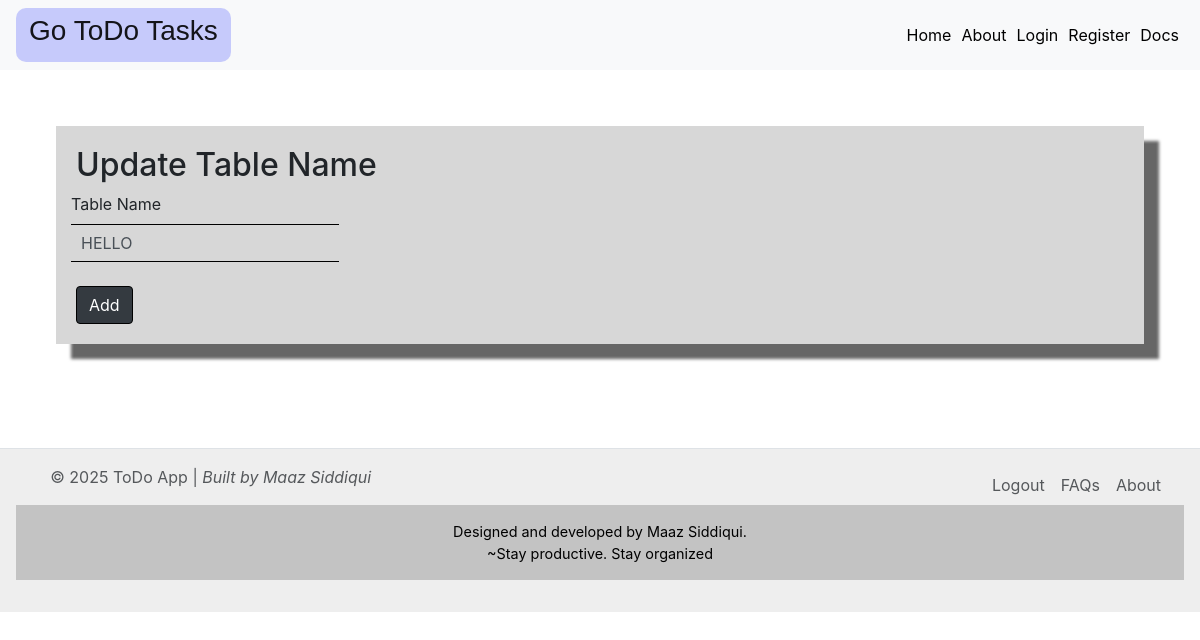
The page /edit-table/2 (signed in) on the database as committed earlier.
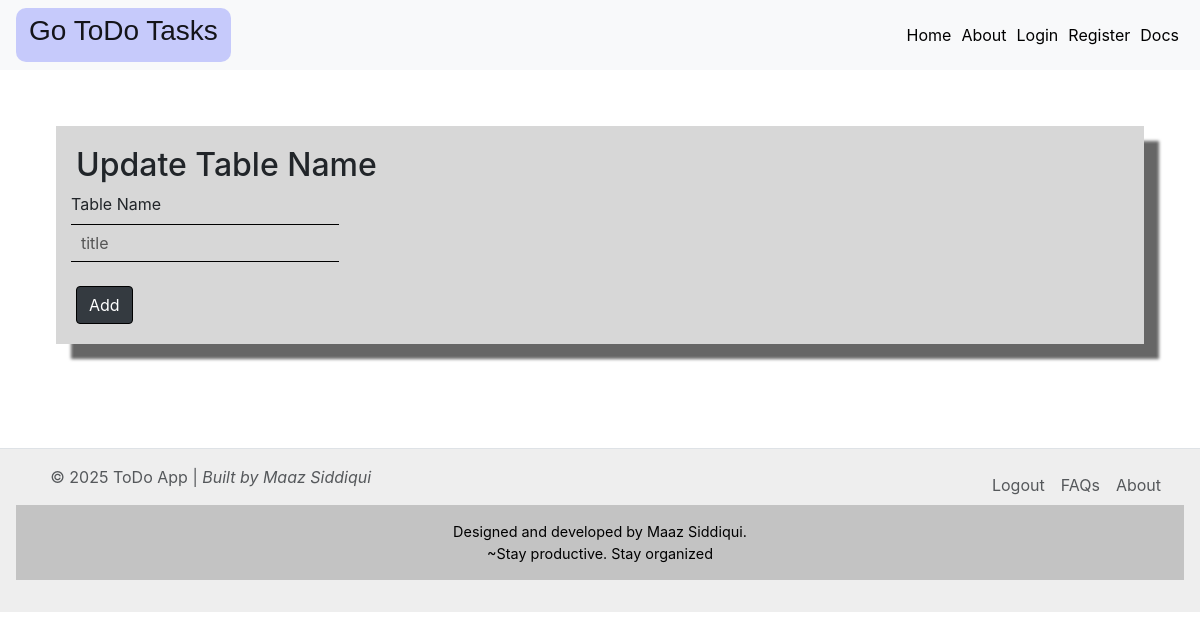
The same page on the database as committed later.
### app.py (models this page shows)
class ALL_TABLE_LIST(db.Model):
    __tablename__ = 'All_Table_List'
    id = db.Column(db.Integer, primary_key=True)
    user_email = db.Column(db.String(200), nullable=False)
    table_name = db.Column(db.String(200), nullable=False)

### app.py (the view)
@app.route('/edit-table/<int:id>',methods=["GET","POST"])
@login_required
def edit_table(id):
    new_table = ALL_TABLE_LIST.query.filter_by(id=id).first()
    if request.method == 'POST':
        name = request.form.get('title')
        new_table.table_name = name
        db.session.commit()
        return redirect(url_for('home'))
    return render_template('edit_table.html',t=new_table)

### app.py (called while the page is built)
@login_manager.user_loader
def load_user(user_id):
    return USER_DATABASE.query.get(int(user_id))

### templates/edit_table.html
{% extends 'base.html' %} {% block title %}ToDo Web App{% endblock %} {% block
body %}
<div class="container-02">
  <form action="/edit-table/{{t.id}}" method="POST">
    <h2>Update Table Name</h2>
    <div class="form-row">
      <div czlass="form-group col-md-6">
        <label for="title">Table Name</label>
        <input
          required
          type="text"
          class="form-control"
          name="title"
          id="title"
          placeholder="title"
          value="{{t.table_name }}"
        />
      </div>
    </div>
    <br>
    <button type="submit" class="btn btn-dark mr-2">Add</button>
  </form>
</div>
{% endblock %}

Rows that differ between the two databases and show on the page:
removed ALL_TABLE_LIST: title "HELLO"
